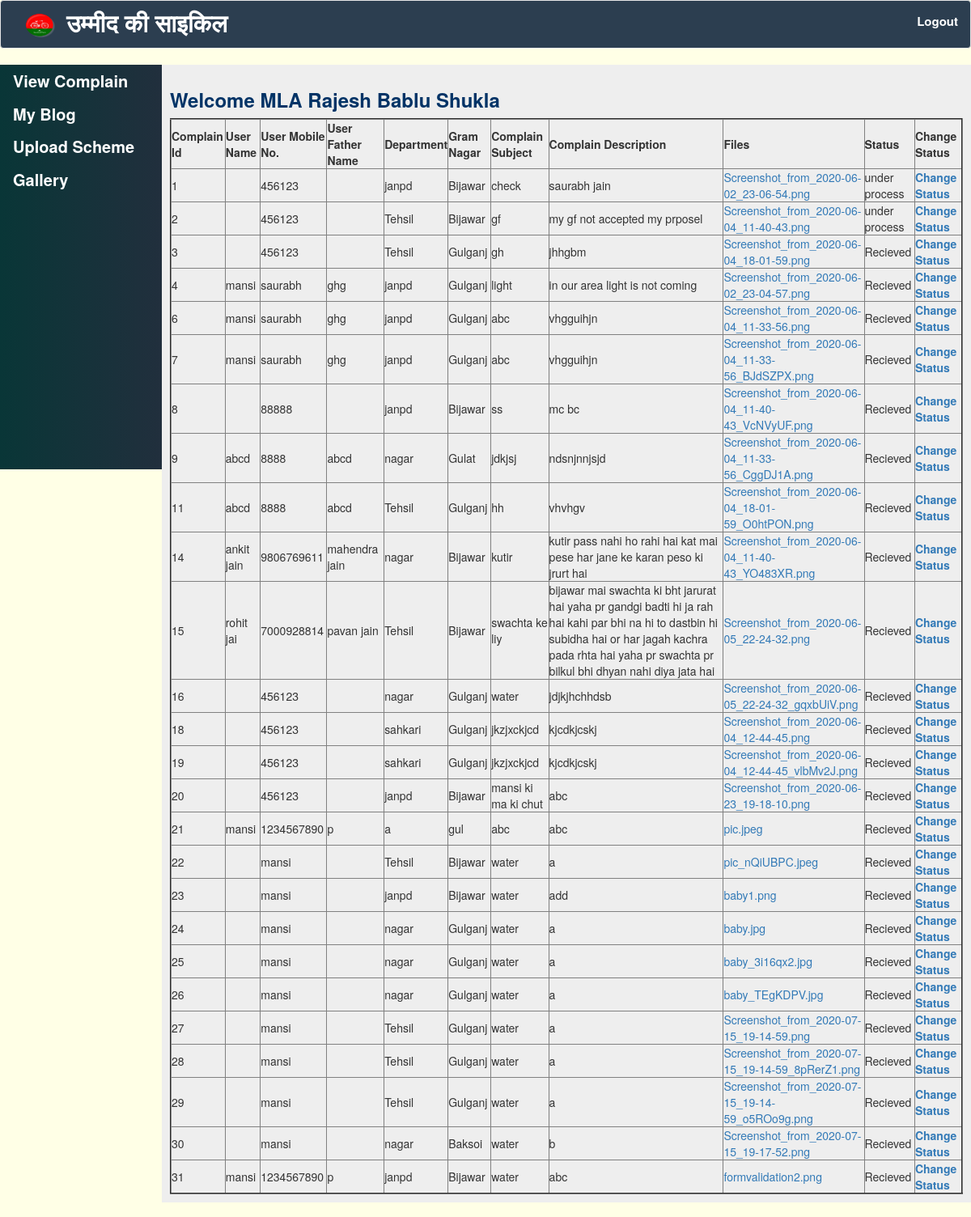
Page /adminview/ on the earlier database version.
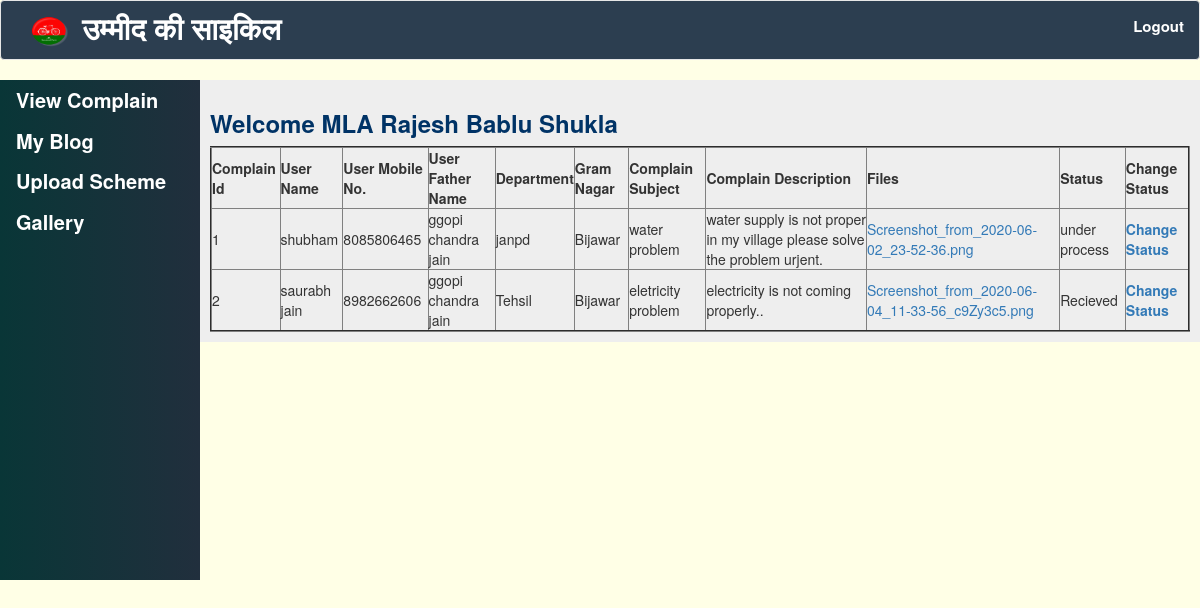
Same page on the later database version.
### myapp/models.py (models this page shows)
class complaindata(models.Model):
    department = models.CharField(max_length=30)
    gram_nagar = models.CharField(max_length=30)
    com_subject = models.CharField(max_length=20)
    description = models.CharField(max_length=100)
    upload_file = models.FileField(blank=True,null=True)
    user = models.ForeignKey(User,on_delete=models.CASCADE)
    status=models.CharField(max_length=100,default="Recieved")

class extenduser(models.Model):
    firname=models.TextField(max_length=15)
    fname=models.TextField(max_length=15)
    gnpan=models.TextField(max_length=20)
    gramp = models.TextField(max_length=20)
    user=models.OneToOneField(User,on_delete=models.CASCADE,related_name='euser')

### myapp/views.py (the view)
# urls.py: path('adminview/',views.adminview,name='adminview'),
def adminview(request):
    data = complaindata.objects.all()
    return render(request,'myapp/admin.html',{'data':data})

### templates/myapp/admin.html (shortened to what this page needs)
<!DOCTYPE html>
{% load static %}
<html lang="en">
<head>
	<link rel="stylesheet" type="text/css" href="{%static 'css/loundry.css'%}">
	 <link href="{% static 'css/bootstrap.min.css' %}" rel="stylesheet" type="text/css">
	 <link rel="stylesheet" href="https://cdnjs.cloudflare.com/ajax/libs/font-awesome/4.7.0/css/font-awesome.min.css">
</head>
<body style="background:#ffffe6;">
  <div>
    <nav class="navbar navbar-default .bg-secondary" style="background-color:   #2c3e50 ; color: white;">
      <div class="navbar-collapse collapse" id="mainNavbar">
        <ul class="nav navbar-nav navbar-left">
          <li><img src="{% static 'img/logo.png'%}" width="60px" height="60px;"></li>
          <li style=" padding-left: 6px; padding-top:6px; height: 50px; font-size: 30px;"><b>  उम्मीद की साइकिल</b></li></ul>
        <ul class="nav navbar-nav navbar-right">
          <li><a href="{% url 'logout'%}">Logout</a></li>
        </ul>
      </div>
    </nav>
<div class="sidenav">
  <a href="{%url 'adminview' %}">View Complain</a>
  <a href="#">My Blog</a>
  <a href="#">Upload Scheme</a>
  <a href="#">Gallery</a>
</div>
<div class="jumbotron" style="margin-left:200px; padding:10px;">
<h3><b><font color="#003366">Welcome MLA Rajesh Bablu Shukla </font></b></h3>
{%if data%}
  <table  align="center" text_align="center" border="2px solid black" cellpadding="2" cellspacing="2" padding="20px">
  <thead text-align="center">
        <th>Complain Id</th>
        <th>User Name</th>
        <th>User Mobile No.</th>
        <th>User Father Name</th>
        <th>Department</th>
        <th>Gram Nagar</th>
        <th>Complain Subject</th>
        <th>Complain Description</th>
        <th>Files</th>
        <th>Status</th>
        <th>Change Status</th>
        </thead>
        <tbody>
        {%for i in data %}
        <tr>
            <td>{{i.id}}</td>
            <td>{{i.user.euser.firname}}</td>
            <td>{{i.user}}</td>
            <td>{{i.user.euser.fname}}</td>
            <td>{{i.department}}</td>
            <td>{{i.gram_nagar}}</td>
            <td>{{i.com_subject}}</td>
            <td>{{i.description}}</td>
            <td><a href="{{i.upload_file.url}}">{{i.upload_file}}</a><a/></td>
            <td>{{i.status}}</td>
            <td><b><a href="{% url 'changestatus' i.id %}">Change Status</a></b></td>
        </tr>
        {%endfor%}
        </tbody>
  </table>
    {%endif%}
</div>
</div>
</body>
</html>

### static/css/loundry.css (style rules this page uses)
.navbar-default .navbar-collapse .navbar-nav > li > a { color: white; font-size: 15px; }
nav { height:60px; position: fixed; top: 0px; font-size: 14px; border-bottom: none; margin-bottom: 0px; padding: 0px 0px; font-size: 15px; font-style: normal; font-weight: bold; color: white; }
ul li a { color: red; }
body { background-color: "#ccffcc"; margin: 0px; }
img { float: left; padding: 10px; padding-right: 4px; border: 2px solid black; }
.sidenav { height: 500px; width: 200px; position: fixed; background: #44A08D; background: -webkit-linear-gradient(to right, #093637, #44A08D); background: linear-gradient(to right, #093637, #212f3d ); overflow-x: hidden; padding-top: 0px; margin-top: 0px; }
.sidenav a { padding: 6px 8px 6px 16px; text-decoration: none; font-size: 20px; color: white; font-weight: bold; display: block; }

Differences in the rows shown:
removed complaindata: id "3", user "456123", department "Tehsil", gram_nagar "Gulganj", com_subject "gh", description "jhhgbm", upload_file "Screenshot_from_2020-06-04_18-01-59.png", status "Recieved"
removed complaindata: id "4", user.euser.firname "mansi", user "saurabh", user.euser.fname "ghg", department "janpd", gram_nagar "Gulganj", com_subject "light", description "in our area light is not coming", upload_file "Screenshot_from_2020-06-02_23-04-57.png", status "Recieved"
removed complaindata: id "6", user.euser.firname "mansi", user "saurabh", user.euser.fname "ghg", department "janpd", gram_nagar "Gulganj", com_subject "abc", description "vhgguihjn", upload_file "Screenshot_from_2020-06-04_11-33-56.png", status "Recieved"
removed complaindata: id "7", user.euser.firname "mansi", user "saurabh", user.euser.fname "ghg", department "janpd", gram_nagar "Gulganj", com_subject "abc", description "vhgguihjn", upload_file "Screenshot_from_2020-06-04_11-33-56_BJdSZPX.png", status "Recieved"
removed complaindata: id "8", user "88888", department "janpd", gram_nagar "Bijawar", com_subject "ss", description "mc bc", upload_file "Screenshot_from_2020-06-04_11-40-43_VcNVyUF.png", status "Recieved"
removed complaindata: id "9", user.euser.firname "abcd", user "8888", user.euser.fname "abcd", department "nagar", gram_nagar "Gulat", com_subject "jdkjsj", description "ndsnjnnjsjd", upload_file "Screenshot_from_2020-06-04_11-33-56_CggDJ1A.png", status "Recieved"
removed complaindata: id "11", user.euser.firname "abcd", user "8888", user.euser.fname "abcd", department "Tehsil", gram_nagar "Gulganj", com_subject "hh", description "vhvhgv", upload_file "Screenshot_from_2020-06-04_18-01-59_O0htPON.png", status "Recieved"
removed complaindata: id "14", user.euser.firname "ankit jain", user "9806769611", user.euser.fname "mahendra jain", department "nagar", gram_nagar "Bijawar", com_subject "kutir", description "kutir pass nahi ho rahi hai kat mai pese har jane ke karan peso ki jrurt hai", upload_file "Screenshot_from_2020-06-04_11-40-43_YO483XR.png", status "Recieved"
removed complaindata: id "15", user.euser.firname "rohit jai", user "7000928814", user.euser.fname "pavan jain", department "Tehsil", gram_nagar "Bijawar", com_subject "swachta ke liy", description "bijawar mai swachta ki bht jarurat hai yaha pr gandgi badti hi ja rah hai kahi par bhi na hi to dastbin hi subidha hai or har jagah kachra pada rhta hai yaha pr swachta pr bilkul bhi dhyan nahi diya jata hai", upload_file "Screenshot_from_2020-06-05_22-24-32.png", status "Recieved"
removed complaindata: id "16", user "456123", department "nagar", gram_nagar "Gulganj", com_subject "water", description "jdjkjhchhdsb", upload_file "Screenshot_from_2020-06-05_22-24-32_gqxbUiV.png", status "Recieved"
removed complaindata: id "18", user "456123", department "sahkari", gram_nagar "Gulganj", com_subject "jkzjxckjcd", description "kjcdkjcskj", upload_file "Screenshot_from_2020-06-04_12-44-45.png", status "Recieved"
removed complaindata: id "19", user "456123", department "sahkari", gram_nagar "Gulganj", com_subject "jkzjxckjcd", description "kjcdkjcskj", upload_file "Screenshot_from_2020-06-04_12-44-45_vlbMv2J.png", status "Recieved"
removed complaindata: id "20", user "456123", department "janpd", gram_nagar "Bijawar", com_subject "mansi ki ma ki chut", description "abc", upload_file "Screenshot_from_2020-06-23_19-18-10.png", status "Recieved"
removed complaindata: id "21", user.euser.firname "mansi", user "1234567890", user.euser.fname "p", department "a", gram_nagar "gul", com_subject "abc", description "abc", upload_file "pic.jpeg", status "Recieved"
removed complaindata: id "22", user "mansi", department "Tehsil", gram_nagar "Bijawar", com_subject "water", description "a", upload_file "pic_nQiUBPC.jpeg", status "Recieved"
removed complaindata: id "23", user "mansi", department "janpd", gram_nagar "Bijawar", com_subject "water", description "add", upload_file "baby1.png", status "Recieved"
removed complaindata: id "24", user "mansi", department "nagar", gram_nagar "Gulganj", com_subject "water", description "a", upload_file "baby.jpg", status "Recieved"
removed complaindata: id "25", user "mansi", department "nagar", gram_nagar "Gulganj", com_subject "water", description "a", upload_file "baby_3i16qx2.jpg", status "Recieved"
removed complaindata: id "26", user "mansi", department "nagar", gram_nagar "Gulganj", com_subject "water", description "a", upload_file "baby_TEgKDPV.jpg", status "Recieved"
removed complaindata: id "27", user "mansi", department "Tehsil", gram_nagar "Gulganj", com_subject "water", description "a", upload_file "Screenshot_from_2020-07-15_19-14-59.png", status "Recieved"
removed complaindata: id "28", user "mansi", department "Tehsil", gram_nagar "Gulganj", com_subject "water", description "a", upload_file "Screenshot_from_2020-07-15_19-14-59_8pRerZ1.png", status "Recieved"
removed complaindata: id "29", user "mansi", department "Tehsil", gram_nagar "Gulganj", com_subject "water", description "a", upload_file "Screenshot_from_2020-07-15_19-14-59_o5ROo9g.png", status "Recieved"
removed complaindata: id "30", user "mansi", department "nagar", gram_nagar "Baksoi", com_subject "water", description "b", upload_file "Screenshot_from_2020-07-15_19-17-52.png", status "Recieved"
removed complaindata: id "31", user.euser.firname "mansi", user "1234567890", user.euser.fname "p", department "janpd", gram_nagar "Bijawar", com_subject "water", description "abc", upload_file "formvalidation2.png", status "Recieved"
changed complaindata "janpd": user.euser.firname (not shown) → "shubham"; user "456123" → "8085806465"; user.euser.fname (not shown) → "ggopi chandra jain"; com_subject "check" → "water problem"; description "saurabh jain" → "water supply is not proper in my village please solve the problem urjent."; upload_file "Screenshot_from_2020-06-02_23-06-54.png" → "Screenshot_from_2020-06-02_23-52-36.png"
changed complaindata "Tehsil": user.euser.firname (not shown) → "saurabh jain"; user "456123" → "8982662606"; user.euser.fname (not shown) → "ggopi chandra jain"; com_subject "gf" → "eletricity problem"; description "my gf not accepted my prposel" → "electricity is not coming properly.."; upload_file "Screenshot_from_2020-06-04_11-40-43.png" → "Screenshot_from_2020-06-04_11-33-56_c9Zy3c5.png"; status "under process" → "Recieved"
